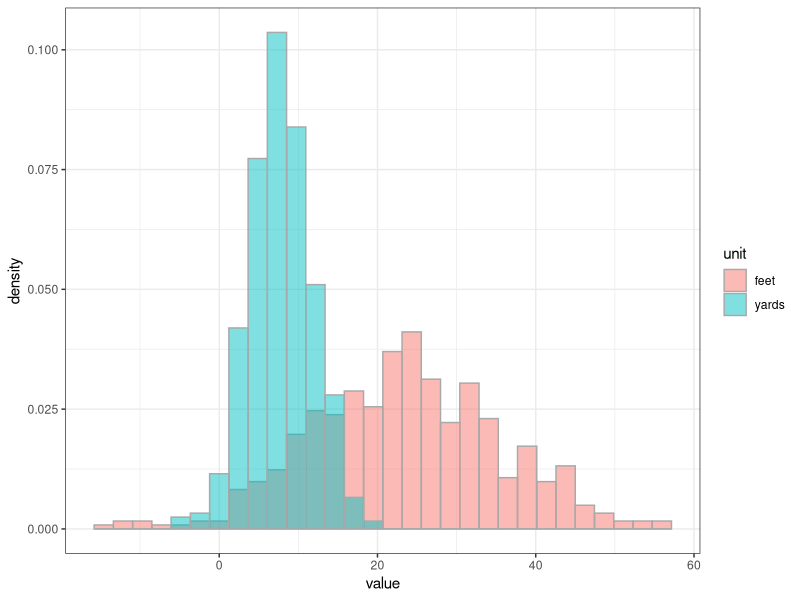

Write R code to recreate this figure.
## ---- chunk 1
yards = c(4,8,12) # this is X!
m_yards = mean(yards); m_yards

m_yards * 3  # our estimate for mean of the new data Y (in feet)

feet = yards * 3; feet # this is Y!
m_feet = mean(feet); m_feet # same thing as above!
## ---- chunk 2
var_yards = var(yards)
sd_yards = sd(yards)

var_feet = var(feet); var_feet
var_yards*3^2 #using formula: var(Y) = b^2*var(X)

sd_feet = sd(feet); sd_feet
sd_yards * 3  #using formula: s.d.(Y) = b*s.d.(X)
## ---- chunk 3
yards <- data.frame(value = rnorm(500, mean = 8, sd = 4))

k = 3
feet <- data.frame(value = (k * yards$value))

# What's our new standard deviation on the transformed data?
cat('New standard deviation: ', sd(feet$value))

feet$unit <- 'feet'
yards$unit <- 'yards'

df <- rbind(feet, yards)

library(ggplot2)
#now make your histogram
ggplot(df, aes(value, fill = unit)) + 
  geom_histogram(aes(y = ..density..),
                 alpha = 0.5,
                 colour = "darkgray",
                 position = 'identity') + 
  theme_bw()
## ---- chunk 4
X = c(11, 15, 15, 16, 25, 20)
xbar = mean(X); xbar
## ---- chunk 5
sd_sample = sd(X)
## ---- chunk 6
se_xbar = sd_sample/sqrt(length(X)); se_xbar
## ---- chunk 7
# for k=3 years
k = 3
sd_Y = k*se_xbar; sd_Y
